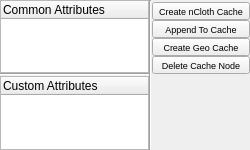
<?xml version="1.0" encoding="UTF-8"?>
<ui version="4.0">
 <class>wgCacheEval</class>
 <widget class="QWidget" name="wgCacheEval">
  <property name="geometry">
   <rect>
    <x>0</x>
    <y>0</y>
    <width>250</width>
    <height>150</height>
   </rect>
  </property>
  <property name="minimumSize">
   <size>
    <width>0</width>
    <height>0</height>
   </size>
  </property>
  <property name="maximumSize">
   <size>
    <width>250</width>
    <height>16777215</height>
   </size>
  </property>
  <property name="windowTitle">
   <string>Cache Eval</string>
  </property>
  <layout class="QGridLayout" name="gridLayout">
   <property name="margin">
    <number>0</number>
   </property>
   <property name="spacing">
    <number>0</number>
   </property>
   <item row="0" column="2" rowspan="3">
    <layout class="QVBoxLayout" name="vlEval">
     <property name="spacing">
      <number>0</number>
     </property>
     <property name="topMargin">
      <number>2</number>
     </property>
     <property name="bottomMargin">
      <number>2</number>
     </property>
     <item>
      <widget class="QToolButton" name="pbClothCache">
       <property name="minimumSize">
        <size>
         <width>0</width>
         <height>0</height>
        </size>
       </property>
       <property name="maximumSize">
        <size>
         <width>1000</width>
         <height>1000</height>
        </size>
       </property>
       <property name="font">
        <font>
         <pointsize>7</pointsize>
        </font>
       </property>
       <property name="text">
        <string>Create nCloth Cache</string>
       </property>
       <property name="iconSize">
        <size>
         <width>36</width>
         <height>36</height>
        </size>
       </property>
       <property name="toolButtonStyle">
        <enum>Qt::ToolButtonTextUnderIcon</enum>
       </property>
      </widget>
     </item>
     <item>
      <widget class="QToolButton" name="pbAppendCache">
       <property name="minimumSize">
        <size>
         <width>0</width>
         <height>0</height>
        </size>
       </property>
       <property name="maximumSize">
        <size>
         <width>1000</width>
         <height>1000</height>
        </size>
       </property>
       <property name="font">
        <font>
         <pointsize>7</pointsize>
        </font>
       </property>
       <property name="text">
        <string>Append To Cache</string>
       </property>
       <property name="iconSize">
        <size>
         <width>36</width>
         <height>36</height>
        </size>
       </property>
       <property name="toolButtonStyle">
        <enum>Qt::ToolButtonTextUnderIcon</enum>
       </property>
      </widget>
     </item>
     <item>
      <widget class="QToolButton" name="pbGeoCache">
       <property name="minimumSize">
        <size>
         <width>0</width>
         <height>0</height>
        </size>
       </property>
       <property name="maximumSize">
        <size>
         <width>1000</width>
         <height>1000</height>
        </size>
       </property>
       <property name="font">
        <font>
         <pointsize>7</pointsize>
        </font>
       </property>
       <property name="text">
        <string>Create Geo Cache</string>
       </property>
       <property name="iconSize">
        <size>
         <width>36</width>
         <height>36</height>
        </size>
       </property>
       <property name="toolButtonStyle">
        <enum>Qt::ToolButtonTextUnderIcon</enum>
       </property>
      </widget>
     </item>
     <item>
      <widget class="QToolButton" name="pbClearCache">
       <property name="minimumSize">
        <size>
         <width>0</width>
         <height>0</height>
        </size>
       </property>
       <property name="maximumSize">
        <size>
         <width>1000</width>
         <height>1000</height>
        </size>
       </property>
       <property name="font">
        <font>
         <pointsize>7</pointsize>
        </font>
       </property>
       <property name="text">
        <string>Delete Cache Node</string>
       </property>
       <property name="iconSize">
        <size>
         <width>36</width>
         <height>36</height>
        </size>
       </property>
       <property name="toolButtonStyle">
        <enum>Qt::ToolButtonTextUnderIcon</enum>
       </property>
      </widget>
     </item>
     <item>
      <spacer name="verticalSpacer">
       <property name="orientation">
        <enum>Qt::Vertical</enum>
       </property>
       <property name="sizeHint" stdset="0">
        <size>
         <width>20</width>
         <height>40</height>
        </size>
       </property>
      </spacer>
     </item>
    </layout>
   </item>
   <item row="0" column="0">
    <widget class="QTreeWidget" name="twCommonAttr">
     <property name="minimumSize">
      <size>
       <width>0</width>
       <height>0</height>
      </size>
     </property>
     <property name="maximumSize">
      <size>
       <width>16777215</width>
       <height>16777215</height>
      </size>
     </property>
     <column>
      <property name="text">
       <string>Common Attributes</string>
      </property>
     </column>
    </widget>
   </item>
   <item row="0" column="1" rowspan="3">
    <widget class="Line" name="line">
     <property name="orientation">
      <enum>Qt::Vertical</enum>
     </property>
    </widget>
   </item>
   <item row="2" column="0">
    <widget class="QTreeWidget" name="twCustomAttr">
     <property name="minimumSize">
      <size>
       <width>0</width>
       <height>0</height>
      </size>
     </property>
     <property name="maximumSize">
      <size>
       <width>16777215</width>
       <height>16777215</height>
      </size>
     </property>
     <column>
      <property name="text">
       <string>Custom Attributes</string>
      </property>
     </column>
    </widget>
   </item>
   <item row="1" column="0">
    <widget class="Line" name="line_2">
     <property name="orientation">
      <enum>Qt::Horizontal</enum>
     </property>
    </widget>
   </item>
  </layout>
 </widget>
 <resources/>
 <connections/>
</ui>
